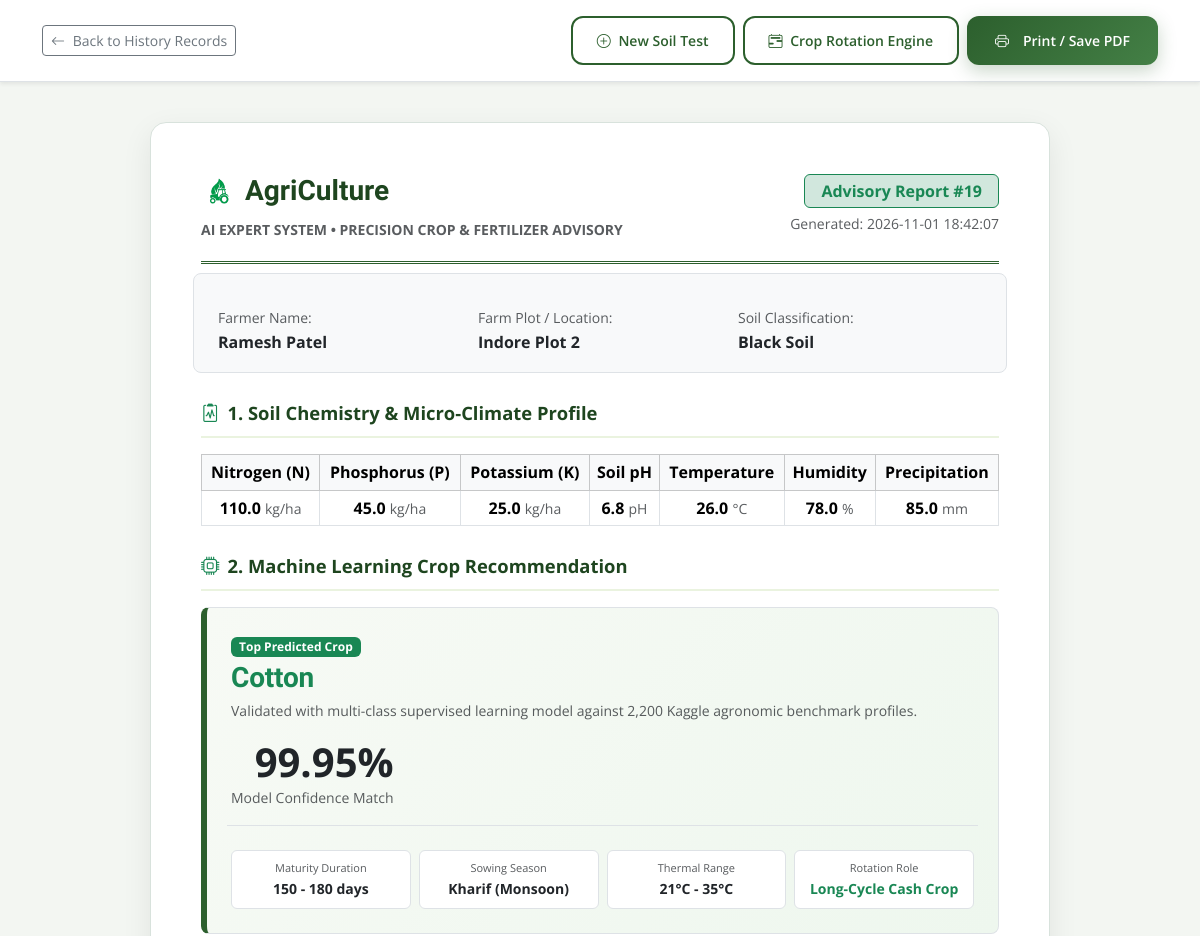
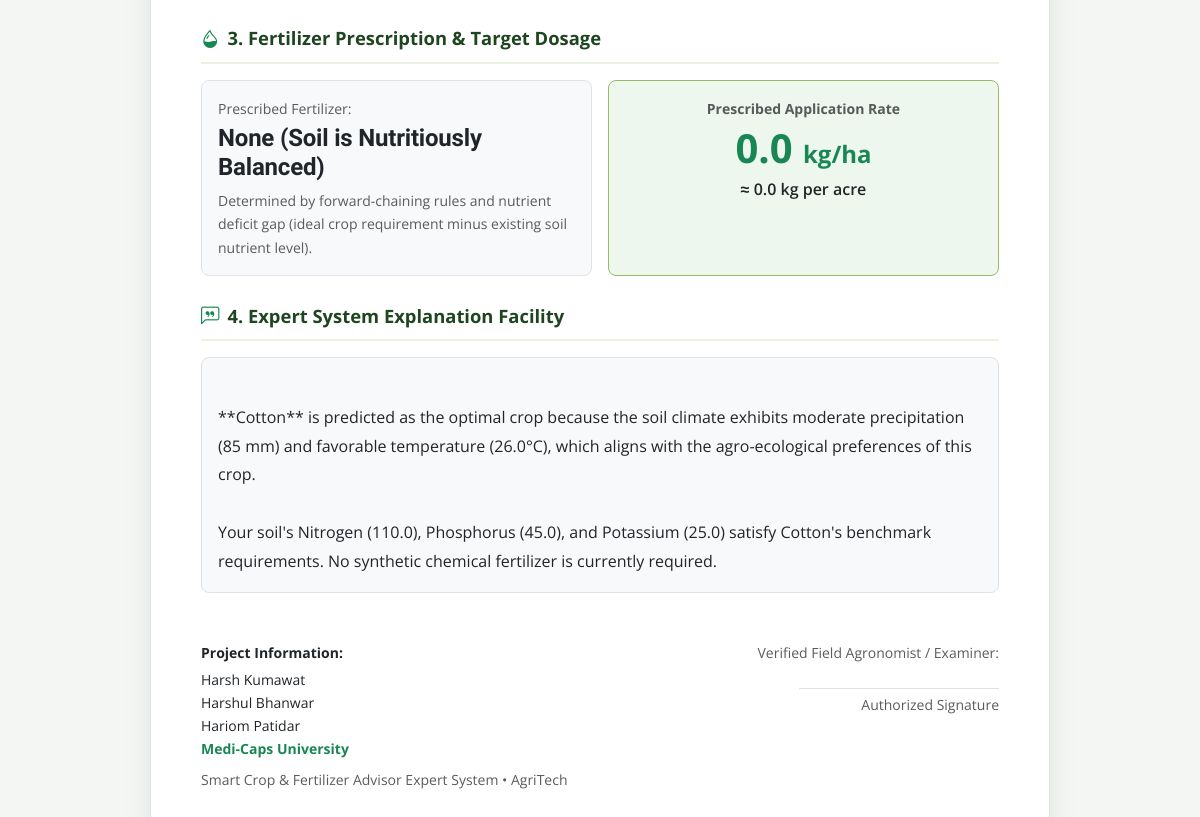
The page /report/19 on the database its author committed (2 pictures, top to bottom).
### tables this page shows
CREATE TABLE recommendations_history (
                    id INTEGER PRIMARY KEY AUTOINCREMENT,
                    timestamp TEXT NOT NULL,
                    farmer_name TEXT DEFAULT 'Farmer',
                    location TEXT DEFAULT 'Farm Field #1',
                    soil_type TEXT DEFAULT 'Alluvial/Loamy',
                    N REAL NOT NULL,
                    P REAL NOT NULL,
                    K REAL NOT NULL,
                    ph REAL NOT NULL,
                    temperature REAL NOT NULL,
                    humidity REAL NOT NULL,
                    rainfall REAL NOT NULL,
                    predicted_crop TEXT NOT NULL,
                    confidence REAL NOT NULL,
                    recommended_fertilizer TEXT NOT NULL,
                    dosage_kg_ha REAL NOT NULL,
                    dosage_kg_acre REAL NOT NULL,
                    explanation TEXT NOT NULL,
                    fired_rules_json TEXT,
                    nutrient_gaps_json TEXT
                );

### app.py (the view)
@app.route('/report/<int:rec_id>')
def report(rec_id):
    record = db.fetch_by_id(rec_id)
    if not record:
        return "<h3>Consultation record not found</h3><a href='/history'>Return to History</a>", 404
    crop_info = kb.get_crop_requirements(record.get('predicted_crop', ''))
    return render_template('report.html', record=record, crop_info=crop_info)

### crop_expert_system/database.py (called while the page is built)
    def get_connection(self):
        conn = sqlite3.connect(self.db_path)
        conn.row_factory = sqlite3.Row
        return conn

    def fetch_by_id(self, rec_id: int) -> Optional[Dict[str, Any]]:
        with self.get_connection() as conn:
            cursor = conn.cursor()
            cursor.execute("SELECT * FROM recommendations_history WHERE id = ?", (rec_id,))
            row = cursor.fetchone()
            return dict(row) if row else None

### crop_expert_system/knowledge_base.py (called while the page is built, shortened)
    def get_crop_requirements(self, crop: str) -> Optional[Dict[str, Any]]:
        if not crop:
            return None
        c = crop.lower().strip()
        if c in self.crop_requirements:
            return self.crop_requirements[c]

### templates/report.html (shortened to what this page needs)
<!DOCTYPE html>
<html lang="en">
<head>
  <link href="https://cdn.jsdelivr.net/npm/bootstrap@5.3.3/dist/css/bootstrap.min.css" rel="stylesheet">
  <link href="https://cdn.jsdelivr.net/npm/bootstrap-icons@1.11.3/font/bootstrap-icons.min.css" rel="stylesheet">
  <link href="/static/assets/css/main.css?v=2.2" rel="stylesheet">
</head>
<body>
  <div class="no-print bg-white border-bottom py-3 sticky-top shadow-sm">
    <div class="container d-flex justify-content-between align-items-center">
      <a href="/history" class="btn btn-outline-secondary btn-sm">
        <i class="bi bi-arrow-left me-1"></i> Back to History Records
      </a>
      <div class="d-flex gap-2">
        <a href="/advisor" class="btn btn-agri-outline btn-sm">
          <i class="bi bi-plus-circle me-1"></i> New Soil Test
        </a>
        <a href="/rotation" class="btn btn-agri-outline btn-sm">
          <i class="bi bi-calendar2-range me-1"></i> Crop Rotation Engine
        </a>
        <button onclick="window.print()" class="btn btn-agri btn-sm">
          <i class="bi bi-printer me-1"></i> Print / Save PDF
        </button>
      </div>
    </div>
  </div>
  <div class="container">
    <div class="report-paper">
      <div class="report-header d-flex justify-content-between align-items-center">
        <div>
          <div class="d-flex align-items-center gap-2 mb-1">
            <img src="/static/assets/img/logo.png" alt="AgriCulture Logo" width="36" height="36" style="border-radius: 8px;">
            <span class="fs-3 fw-bold" style="font-family: 'Marcellus', serif; color: #1e451f;">AgriCulture</span>
          </div>
          <div class="text-uppercase small fw-bold text-muted tracking-wider">AI Expert System • Precision Crop & Fertilizer Advisory</div>
        </div>
        <div class="text-end">
          <span class="badge bg-success-subtle text-success fs-6 border border-success px-3 py-2">
            Advisory Report #{{ record.id }}
          </span>
          <div class="small text-muted mt-1">Generated: {{ record.timestamp }}</div>
        </div>
      </div>
      <div class="row g-3 p-3 bg-light rounded-3 border mb-4">
        <div class="col-sm-4">
          <div class="small text-muted">Farmer Name:</div>
          <div class="fw-bold text-dark fs-6">{{ record.farmer_name }}</div>
        </div>
        <div class="col-sm-4">
          <div class="small text-muted">Farm Plot / Location:</div>
          <div class="fw-bold text-dark fs-6">{{ record.location }}</div>
        </div>
        <div class="col-sm-4">
          <div class="small text-muted">Soil Classification:</div>
          <div class="fw-bold text-dark fs-6">{{ record.soil_type }} Soil</div>
        </div>
      </div>
      <div class="section-head-report">
        <i class="bi bi-clipboard2-pulse text-success"></i> 1. Soil Chemistry & Micro-Climate Profile
      </div>
      <table class="table table-bordered table-sm align-middle text-center mb-4">
        <thead class="table-light">
          <tr>
            <th>Nitrogen (N)</th>
            <th>Phosphorus (P)</th>
            <th>Potassium (K)</th>
            <th>Soil pH</th>
            <th>Temperature</th>
            <th>Humidity</th>
            <th>Precipitation</th>
          </tr>
        </thead>
        <tbody>
          <tr class="fw-bold fs-6">
            <td>{{ record.N }} <span class="small fw-normal text-muted">kg/ha</span></td>
            <td>{{ record.P }} <span class="small fw-normal text-muted">kg/ha</span></td>
            <td>{{ record.K }} <span class="small fw-normal text-muted">kg/ha</span></td>
            <td>{{ record.ph }} <span class="small fw-normal text-muted">pH</span></td>
            <td>{{ record.temperature }} <span class="small fw-normal text-muted">°C</span></td>
            <td>{{ record.humidity }} <span class="small fw-normal text-muted">%</span></td>
            <td>{{ record.rainfall }} <span class="small fw-normal text-muted">mm</span></td>
          </tr>
        </tbody>
      </table>
      <div class="section-head-report">
        <i class="bi bi-cpu text-success"></i> 2. Machine Learning Crop Recommendation
      </div>
      <div class="p-4 rounded-3 border mb-4" style="background: linear-gradient(135deg, #f7faf5, #eef7ee); border-left: 6px solid #2c5f2d !important;">
        <div class="d-flex justify-content-between align-items-center flex-wrap gap-3">
          <div>
            <span class="badge bg-success px-2 py-1 mb-1">Top Predicted Crop</span>
            <h3 class="fw-bold text-success mb-1" style="font-family: 'Marcellus', serif;">{{ record.predicted_crop }}</h3>
            <div class="text-muted small">Validated with multi-class supervised learning model against 2,200 Kaggle agronomic benchmark profiles.</div>
          </div>
          <div class="text-end">
            <div class="display-6 fw-bold text-dark">{{ record.confidence }}%</div>
            <div class="small text-muted">Model Confidence Match</div>
          </div>
        </div>
        {% if crop_info %}
        <div class="row g-2 mt-3 pt-3 border-top">
          <div class="col-sm-3 col-6">
            <div class="p-2 bg-white rounded border text-center">
              <div class="small text-muted" style="font-size: 11px;">Maturity Duration</div>
              <div class="fw-bold text-dark small">{{ crop_info.growth_duration_days }}</div>
            </div>
          </div>
          <div class="col-sm-3 col-6">
            <div class="p-2 bg-white rounded border text-center">
              <div class="small text-muted" style="font-size: 11px;">Sowing Season</div>
              <div class="fw-bold text-dark small">{{ crop_info.season }}</div>
            </div>
          </div>
          <div class="col-sm-3 col-6">
            <div class="p-2 bg-white rounded border text-center">
              <div class="small text-muted" style="font-size: 11px;">Thermal Range</div>
              <div class="fw-bold text-dark small">{{ crop_info.temp_min }}°C - {{ crop_info.temp_max }}°C</div>
            </div>
          </div>
          <div class="col-sm-3 col-6">
            <div class="p-2 bg-white rounded border text-center">
              <div class="small text-muted" style="font-size: 11px;">Rotation Role</div>
              <div class="fw-bold text-success small">{{ crop_info.rotation_role }}</div>
            </div>
          </div>
        </div>
        {% endif %}
      </div>
      <div class="section-head-report">
        <i class="bi bi-droplet-half text-success"></i> 3. Fertilizer Prescription & Target Dosage
      </div>
      <div class="row g-3 mb-4">
        <div class="col-md-6">
          <div class="p-3 bg-light rounded-3 border h-100">
            <div class="small text-muted">Prescribed Fertilizer:</div>
            <h4 class="fw-bold text-dark mt-1">{{ record.recommended_fertilizer }}</h4>
            <div class="small text-muted mt-2">
              Determined by forward-chaining rules and nutrient deficit gap (ideal crop requirement minus existing soil nutrient level).
            </div>
          </div>
        </div>
        <div class="col-md-6">
          <div class="p-3 rounded-3 border h-100 text-center" style="background: #eef7ee; border-color: #97bc62 !important;">
            <div class="small text-muted fw-bold">Prescribed Application Rate</div>
            <div class="display-6 fw-bold text-success my-1">{{ record.dosage_kg_ha }} <span class="fs-4">kg/ha</span></div>
            <div class="fw-semibold text-dark">≈ {{ record.dosage_kg_acre }} kg per acre</div>
          </div>
        </div>
      </div>
      <div class="section-head-report">
        <i class="bi bi-chat-left-quote text-success"></i> 4. Expert System Explanation Facility
      </div>
      <div class="p-3 bg-light rounded-3 border mb-4">
        <p class="mb-0 text-dark" style="white-space: pre-line; line-height: 1.8;">
          {{ record.explanation }}
        </p>
      </div>
      <div class="row pt-4 mt-4 text-muted small signature-row">
        <div class="col-6">
          <div class="fw-bold text-dark mb-1">Project Information:</div>
          <div class="text-dark">Harsh Kumawat</div>
          <div class="text-dark">Harshul Bhanwar</div>
          <div class="text-dark">Hariom Patidar</div>
          <div class="text-success fw-bold">Medi-Caps University</div>
          <div class="text-muted mt-2">Smart Crop & Fertilizer Advisor Expert System • AgriTech</div>
        </div>
        <div class="col-6 text-end">
          <div>Verified Field Agronomist / Examiner:</div>
          <div class="mt-4 border-top d-inline-block pt-1" style="width: 200px;">
            Authorized Signature
          </div>
        </div>
      </div>
    </div>
  </div>
</body>
</html>

### static/assets/css/main.css (style rules this page uses)
:root { --primary-color: #2c5f2d; --primary-dark: #1e451f; --primary-light: #448046; --accent-color: #97bc62; --accent-light: #eaf3df; --accent-gold: #c5a059; --earth-brown: #8d6e63; --bg-light: #f8faf7; --surface-card: #ffffff; --text-main: #2b3a2c; --text-muted: #5e6d5f; --heading-font: 'Marcellus', Georgia, serif; --body-font: 'Open Sans', system-ui, -apple-system, sans-serif; --border-radius-lg: 18px; --border-radius-md: 12px; --shadow-sm: 0 4px 12px rgba(44, 95, 45, 0.06); --shadow-md: 0 10px 30px rgba(44, 95, 45, 0.10); --shadow-lg: 0 20px 45px rgba(27, 67, 50, 0.16); }
body { font-family: var(--body-font); color: var(--text-main); background-color: var(--bg-light); line-height: 1.65; overflow-x: hidden; }
h1, h2, h3, h4, h5, h6, .sitename, .service-heading, .content-title { font-family: var(--heading-font); color: var(--primary-dark); letter-spacing: -0.2px; }
.btn-agri { background: linear-gradient(135deg, var(--primary-color), var(--primary-light)); color: #fff; font-weight: 600; padding: 14px 28px; border-radius: 12px; border: none; display: inline-flex; align-items: center; justify-content: center; gap: 10px; transition: all 0.3s ease; box-shadow: 0 6px 18px rgba(44, 95, 45, 0.25); text-decoration: none; }
.btn-agri-outline { border: 2px solid var(--primary-color); color: var(--primary-color); font-weight: 600; padding: 12px 24px; border-radius: 12px; background: transparent; transition: all 0.3s ease; text-decoration: none; }

### templates/report.html (style rules this page uses)
body { background-color: #f3f6f2; color: #212529; font-family: 'Open Sans', sans-serif; }
.report-paper { background: #ffffff; border: 1px solid #d8e2dc; border-radius: 16px; box-shadow: 0 10px 30px rgba(0, 0, 0, 0.08); padding: 45px 50px; max-width: 900px; margin: 40px auto; }
.report-header { border-bottom: 3px double #2c5f2d; padding-bottom: 20px; margin-bottom: 25px; }
.section-head-report { font-size: 1.15rem; font-weight: 700; color: #1e451f; border-bottom: 2px solid #eaf3df; padding-bottom: 8px; margin-top: 25px; margin-bottom: 16px; display: flex; align-items: center; gap: 8px; }

### rows shown on the page
recommendations_history: id "19", timestamp "2026-11-01 18:42:07", farmer_name "Ramesh Patel", location "Indore Plot 2", soil_type "Black", N "110.0", P "45.0", K "25.0", ph "6.8", temperature "26.0", humidity "78.0", rainfall "85.0", predicted_crop "Cotton", confidence "99.95", recommended_fertilizer "None (Soil is Nutritiously Balanced)", dosage_kg_ha "0.0", dosage_kg_acre "0.0", explanation "**Cotton** is predicted as the optimal crop because the soil climate exhibits moderate precipitation (85 mm) and favorable temperature (26.0°C), which aligns with the agro-ecological preferences of this crop. Your soil's Nitrogen (110.0), Phosphorus (45.0), and Potassium (25.0) satisfy Cotton's benchmark requirements. No synthetic chemical fertilizer is currently required."

### other values the page prints
{{ crop_info.growth_duration_days }} "150 - 180 days"
{{ crop_info.season }} "Kharif (Monsoon)"
{{ crop_info.temp_min }} "21"
{{ crop_info.temp_max }} "35"
{{ crop_info.rotation_role }} "Long-Cycle Cash Crop"
